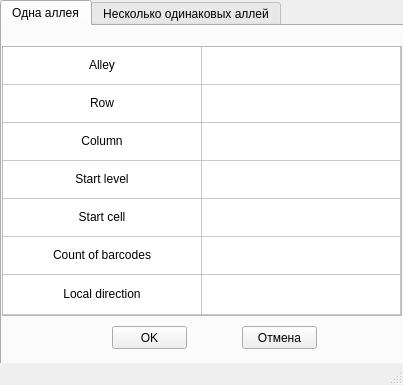
<?xml version="1.0" encoding="UTF-8"?>
<ui version="4.0">
 <class>create_alley</class>
 <widget class="QMainWindow" name="create_alley">
  <property name="geometry">
   <rect>
    <x>0</x>
    <y>0</y>
    <width>403</width>
    <height>385</height>
   </rect>
  </property>
  <property name="sizePolicy">
   <sizepolicy hsizetype="Fixed" vsizetype="Fixed">
    <horstretch>0</horstretch>
    <verstretch>0</verstretch>
   </sizepolicy>
  </property>
  <property name="windowTitle">
   <string>Create Alley</string>
  </property>
  <widget class="QWidget" name="centralwidget">
   <widget class="QTabWidget" name="tabWidget">
    <property name="geometry">
     <rect>
      <x>0</x>
      <y>0</y>
      <width>420</width>
      <height>370</height>
     </rect>
    </property>
    <property name="autoFillBackground">
     <bool>false</bool>
    </property>
    <property name="currentIndex">
     <number>0</number>
    </property>
    <widget class="QWidget" name="single_alley">
     <attribute name="title">
      <string>Одна аллея</string>
     </attribute>
     <widget class="QTableWidget" name="single_create_table">
      <property name="geometry">
       <rect>
        <x>0</x>
        <y>20</y>
        <width>400</width>
        <height>270</height>
       </rect>
      </property>
      <property name="contextMenuPolicy">
       <enum>Qt::NoContextMenu</enum>
      </property>
      <property name="verticalScrollBarPolicy">
       <enum>Qt::ScrollBarAlwaysOff</enum>
      </property>
      <property name="horizontalScrollBarPolicy">
       <enum>Qt::ScrollBarAlwaysOff</enum>
      </property>
      <property name="rowCount">
       <number>7</number>
      </property>
      <property name="columnCount">
       <number>2</number>
      </property>
      <attribute name="horizontalHeaderVisible">
       <bool>false</bool>
      </attribute>
      <attribute name="horizontalHeaderDefaultSectionSize">
       <number>199</number>
      </attribute>
      <attribute name="horizontalHeaderHighlightSections">
       <bool>true</bool>
      </attribute>
      <attribute name="horizontalHeaderStretchLastSection">
       <bool>true</bool>
      </attribute>
      <attribute name="verticalHeaderVisible">
       <bool>false</bool>
      </attribute>
      <attribute name="verticalHeaderDefaultSectionSize">
       <number>38</number>
      </attribute>
      <attribute name="verticalHeaderStretchLastSection">
       <bool>true</bool>
      </attribute>
      <row/>
      <row/>
      <row/>
      <row/>
      <row/>
      <row/>
      <row/>
      <column/>
      <column/>
      <item row="0" column="0">
       <property name="text">
        <string>Alley</string>
       </property>
       <property name="textAlignment">
        <set>AlignCenter</set>
       </property>
       <property name="flags">
        <set>ItemIsEnabled</set>
       </property>
      </item>
      <item row="0" column="1">
       <property name="text">
        <string/>
       </property>
       <property name="textAlignment">
        <set>AlignCenter</set>
       </property>
       <property name="flags">
        <set>ItemIsSelectable|ItemIsEditable|ItemIsDragEnabled|ItemIsUserCheckable|ItemIsEnabled</set>
       </property>
      </item>
      <item row="1" column="0">
       <property name="text">
        <string>Row</string>
       </property>
       <property name="textAlignment">
        <set>AlignCenter</set>
       </property>
       <property name="flags">
        <set>ItemIsEnabled</set>
       </property>
      </item>
      <item row="1" column="1">
       <property name="text">
        <string/>
       </property>
       <property name="textAlignment">
        <set>AlignCenter</set>
       </property>
       <property name="flags">
        <set>ItemIsSelectable|ItemIsEditable|ItemIsDragEnabled|ItemIsUserCheckable|ItemIsEnabled</set>
       </property>
      </item>
      <item row="2" column="0">
       <property name="text">
        <string>Column</string>
       </property>
       <property name="textAlignment">
        <set>AlignCenter</set>
       </property>
       <property name="flags">
        <set>ItemIsEnabled</set>
       </property>
      </item>
      <item row="2" column="1">
       <property name="text">
        <string/>
       </property>
       <property name="textAlignment">
        <set>AlignCenter</set>
       </property>
       <property name="flags">
        <set>ItemIsSelectable|ItemIsEditable|ItemIsDragEnabled|ItemIsUserCheckable|ItemIsEnabled</set>
       </property>
      </item>
      <item row="3" column="0">
       <property name="text">
        <string>Start level</string>
       </property>
       <property name="textAlignment">
        <set>AlignCenter</set>
       </property>
       <property name="flags">
        <set>ItemIsEnabled</set>
       </property>
      </item>
      <item row="3" column="1">
       <property name="text">
        <string/>
       </property>
       <property name="textAlignment">
        <set>AlignCenter</set>
       </property>
       <property name="flags">
        <set>ItemIsSelectable|ItemIsEditable|ItemIsDragEnabled|ItemIsUserCheckable|ItemIsEnabled</set>
       </property>
      </item>
      <item row="4" column="0">
       <property name="text">
        <string>Start cell</string>
       </property>
       <property name="textAlignment">
        <set>AlignCenter</set>
       </property>
       <property name="flags">
        <set>ItemIsEnabled</set>
       </property>
      </item>
      <item row="4" column="1">
       <property name="text">
        <string/>
       </property>
       <property name="textAlignment">
        <set>AlignCenter</set>
       </property>
       <property name="flags">
        <set>ItemIsSelectable|ItemIsEditable|ItemIsDragEnabled|ItemIsUserCheckable|ItemIsEnabled</set>
       </property>
      </item>
      <item row="5" column="0">
       <property name="text">
        <string>Count of barcodes</string>
       </property>
       <property name="textAlignment">
        <set>AlignCenter</set>
       </property>
       <property name="flags">
        <set>ItemIsEnabled</set>
       </property>
      </item>
      <item row="5" column="1">
       <property name="text">
        <string/>
       </property>
       <property name="textAlignment">
        <set>AlignCenter</set>
       </property>
       <property name="flags">
        <set>ItemIsSelectable|ItemIsEditable|ItemIsDragEnabled|ItemIsUserCheckable|ItemIsEnabled</set>
       </property>
      </item>
      <item row="6" column="0">
       <property name="text">
        <string>Local direction</string>
       </property>
       <property name="textAlignment">
        <set>AlignCenter</set>
       </property>
       <property name="flags">
        <set>ItemIsEnabled</set>
       </property>
      </item>
      <item row="6" column="1">
       <property name="textAlignment">
        <set>AlignCenter</set>
       </property>
      </item>
     </widget>
     <widget class="QPushButton" name="create_alley_btn">
      <property name="geometry">
       <rect>
        <x>110</x>
        <y>300</y>
        <width>75</width>
        <height>23</height>
       </rect>
      </property>
      <property name="text">
       <string>OK</string>
      </property>
     </widget>
     <widget class="QPushButton" name="cancel_btn">
      <property name="geometry">
       <rect>
        <x>240</x>
        <y>300</y>
        <width>75</width>
        <height>23</height>
       </rect>
      </property>
      <property name="text">
       <string>Отмена</string>
      </property>
     </widget>
    </widget>
    <widget class="QWidget" name="multy_alley">
     <attribute name="title">
      <string>Несколько одинаковых аллей</string>
     </attribute>
     <widget class="QTableWidget" name="multi_create_table">
      <property name="geometry">
       <rect>
        <x>10</x>
        <y>20</y>
        <width>401</width>
        <height>231</height>
       </rect>
      </property>
      <property name="verticalScrollBarPolicy">
       <enum>Qt::ScrollBarAlwaysOff</enum>
      </property>
      <property name="horizontalScrollBarPolicy">
       <enum>Qt::ScrollBarAlwaysOff</enum>
      </property>
      <property name="rowCount">
       <number>6</number>
      </property>
      <property name="columnCount">
       <number>2</number>
      </property>
      <attribute name="horizontalHeaderVisible">
       <bool>false</bool>
      </attribute>
      <attribute name="horizontalHeaderDefaultSectionSize">
       <number>199</number>
      </attribute>
      <attribute name="horizontalHeaderHighlightSections">
       <bool>true</bool>
      </attribute>
      <attribute name="horizontalHeaderStretchLastSection">
       <bool>true</bool>
      </attribute>
      <attribute name="verticalHeaderVisible">
       <bool>false</bool>
      </attribute>
      <attribute name="verticalHeaderDefaultSectionSize">
       <number>38</number>
      </attribute>
      <attribute name="verticalHeaderStretchLastSection">
       <bool>true</bool>
      </attribute>
      <row/>
      <row/>
      <row/>
      <row/>
      <row/>
      <row/>
      <column/>
      <column/>
      <item row="0" column="0">
       <property name="text">
        <string>Количество ярусов</string>
       </property>
       <property name="textAlignment">
        <set>AlignCenter</set>
       </property>
       <property name="flags">
        <set>ItemIsEnabled</set>
       </property>
      </item>
      <item row="0" column="1">
       <property name="text">
        <string/>
       </property>
       <property name="textAlignment">
        <set>AlignCenter</set>
       </property>
       <property name="flags">
        <set>ItemIsSelectable|ItemIsEditable|ItemIsDragEnabled|ItemIsUserCheckable|ItemIsEnabled</set>
       </property>
      </item>
      <item row="1" column="0">
       <property name="text">
        <string>Паллетомест на ярусе</string>
       </property>
       <property name="textAlignment">
        <set>AlignCenter</set>
       </property>
       <property name="flags">
        <set>ItemIsEnabled</set>
       </property>
      </item>
      <item row="1" column="1">
       <property name="text">
        <string/>
       </property>
       <property name="textAlignment">
        <set>AlignCenter</set>
       </property>
       <property name="flags">
        <set>ItemIsSelectable|ItemIsEditable|ItemIsDragEnabled|ItemIsUserCheckable|ItemIsEnabled</set>
       </property>
      </item>
      <item row="2" column="0">
       <property name="text">
        <string>С какого уровня считаем</string>
       </property>
       <property name="textAlignment">
        <set>AlignCenter</set>
       </property>
       <property name="flags">
        <set>ItemIsEnabled</set>
       </property>
      </item>
      <item row="2" column="1">
       <property name="text">
        <string/>
       </property>
       <property name="textAlignment">
        <set>AlignCenter</set>
       </property>
       <property name="flags">
        <set>ItemIsSelectable|ItemIsEditable|ItemIsDragEnabled|ItemIsUserCheckable|ItemIsEnabled</set>
       </property>
      </item>
      <item row="3" column="0">
       <property name="text">
        <string>Первая ячейка</string>
       </property>
       <property name="textAlignment">
        <set>AlignCenter</set>
       </property>
       <property name="flags">
        <set>ItemIsEnabled</set>
       </property>
      </item>
      <item row="3" column="1">
       <property name="text">
        <string/>
       </property>
       <property name="textAlignment">
        <set>AlignCenter</set>
       </property>
       <property name="flags">
        <set>ItemIsSelectable|ItemIsEditable|ItemIsDragEnabled|ItemIsUserCheckable|ItemIsEnabled</set>
       </property>
      </item>
      <item row="4" column="0">
       <property name="text">
        <string>Количество штрихкодов</string>
       </property>
       <property name="textAlignment">
        <set>AlignCenter</set>
       </property>
       <property name="flags">
        <set>ItemIsEnabled</set>
       </property>
      </item>
      <item row="4" column="1">
       <property name="text">
        <string/>
       </property>
       <property name="textAlignment">
        <set>AlignCenter</set>
       </property>
       <property name="flags">
        <set>ItemIsSelectable|ItemIsEditable|ItemIsDragEnabled|ItemIsUserCheckable|ItemIsEnabled</set>
       </property>
      </item>
      <item row="5" column="0">
       <property name="text">
        <string>Направление отсчёта</string>
       </property>
       <property name="textAlignment">
        <set>AlignCenter</set>
       </property>
       <property name="flags">
        <set>ItemIsEnabled</set>
       </property>
      </item>
      <item row="5" column="1">
       <property name="text">
        <string/>
       </property>
       <property name="textAlignment">
        <set>AlignCenter</set>
       </property>
       <property name="flags">
        <set>ItemIsSelectable|ItemIsEditable|ItemIsDragEnabled|ItemIsUserCheckable|ItemIsEnabled</set>
       </property>
      </item>
     </widget>
    </widget>
   </widget>
  </widget>
  <widget class="QMenuBar" name="menubar">
   <property name="geometry">
    <rect>
     <x>0</x>
     <y>0</y>
     <width>403</width>
     <height>21</height>
    </rect>
   </property>
  </widget>
  <widget class="QStatusBar" name="statusbar"/>
 </widget>
 <resources/>
 <connections/>
</ui>
